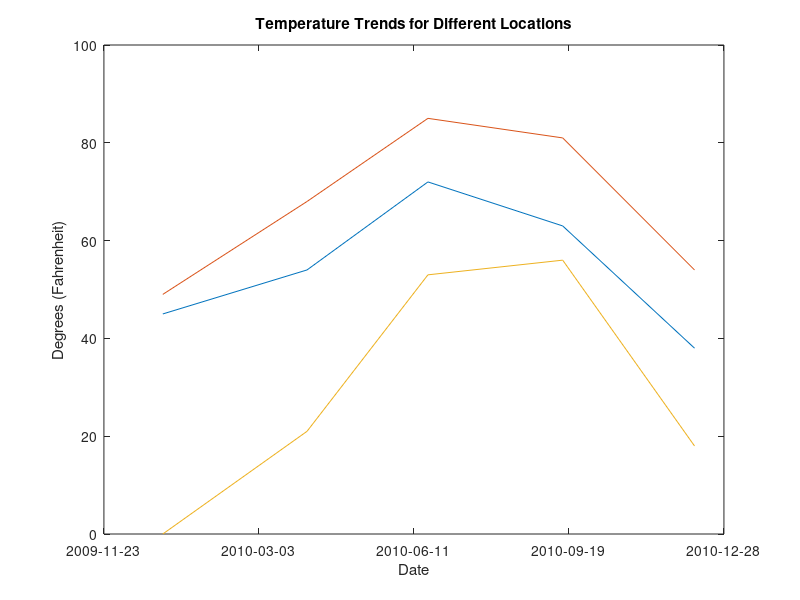

The MATLAB script that drew this image:
clcclearpatient(1).name = 'John Doe';patient(1).billing = 127.00;patient(1).test = [79, 75, 73; 180, 178, 177.5; 220, 210, 205];patient(2).name = 'Ann Lane';patient(2).billing = 28.50;patient(2).test = [68, 70, 68; 118, 118, 119; 172, 170, 169];isequal(typeinfo(patient),class(patient),'struct')isequal(size(patient),[1 2])numPatients = numel(patient);for p = 1:numPatients#   figure#   bar(patient(p).test)#   title(patient(p).name)#   xlabel('Test')#   ylabel('Result')endtemperature(1,:) = {'2009-12-31', [45, 49, 0]};temperature(2,:) = {'2010-04-03', [54, 68, 21]};temperature(3,:) = {'2010-06-20', [72, 85, 53]};temperature(4,:) = {'2010-09-15', [63, 81, 56]};temperature(5,:) = {'2010-12-09', [38, 54, 18]};isequal(typeinfo(temperature),class(temperature),'cell')isequal(size(temperature),[5 2])allTemps = cell2mat(temperature(:,2));dates = datevec(temperature(:,1)); clf;plot(datenum (dates),allTemps)#Return the date/time input as a serial day numbertitle('Temperature Trends for Different Locations')xlabel('Date')ylabel('Degrees (Fahrenheit)') datetick ("x", 29,'keepticks');#to specify exactly where the xticks are going to be, you'll want to use the "keepticks" option.